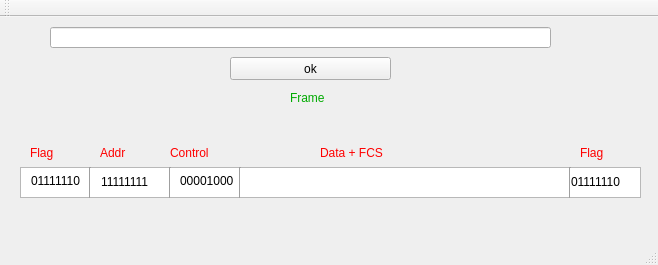
<?xml version="1.0" encoding="UTF-8"?>
<ui version="4.0">
 <class>MainWindow</class>
 <widget class="QMainWindow" name="MainWindow">
  <property name="geometry">
   <rect>
    <x>0</x>
    <y>0</y>
    <width>658</width>
    <height>265</height>
   </rect>
  </property>
  <property name="windowTitle">
   <string>MainWindow</string>
  </property>
  <widget class="QWidget" name="centralWidget">
   <widget class="QLineEdit" name="lineEdit">
    <property name="geometry">
     <rect>
      <x>50</x>
      <y>10</y>
      <width>501</width>
      <height>21</height>
     </rect>
    </property>
   </widget>
   <widget class="QPushButton" name="pushButton">
    <property name="geometry">
     <rect>
      <x>230</x>
      <y>40</y>
      <width>161</width>
      <height>23</height>
     </rect>
    </property>
    <property name="text">
     <string>ok</string>
    </property>
   </widget>
   <widget class="QLabel" name="label">
    <property name="geometry">
     <rect>
      <x>290</x>
      <y>70</y>
      <width>71</width>
      <height>21</height>
     </rect>
    </property>
    <property name="styleSheet">
     <string notr="true">font: 16pt &quot;MS Shell Dlg 2&quot;;
color: rgb(0, 170, 0);</string>
    </property>
    <property name="text">
     <string>Frame</string>
    </property>
   </widget>
   <widget class="QLabel" name="label_2">
    <property name="geometry">
     <rect>
      <x>250</x>
      <y>150</y>
      <width>321</width>
      <height>31</height>
     </rect>
    </property>
    <property name="text">
     <string/>
    </property>
   </widget>
   <widget class="QGraphicsView" name="graphicsView">
    <property name="geometry">
     <rect>
      <x>20</x>
      <y>150</y>
      <width>621</width>
      <height>31</height>
     </rect>
    </property>
   </widget>
   <widget class="QLabel" name="label_3">
    <property name="geometry">
     <rect>
      <x>30</x>
      <y>120</y>
      <width>51</width>
      <height>31</height>
     </rect>
    </property>
    <property name="styleSheet">
     <string notr="true">color: rgb(255, 0, 0);
font: 16pt &quot;MS Shell Dlg 2&quot;;</string>
    </property>
    <property name="text">
     <string>Flag</string>
    </property>
   </widget>
   <widget class="Line" name="line_2">
    <property name="geometry">
     <rect>
      <x>160</x>
      <y>150</y>
      <width>20</width>
      <height>31</height>
     </rect>
    </property>
    <property name="orientation">
     <enum>Qt::Vertical</enum>
    </property>
   </widget>
   <widget class="QLabel" name="label_6">
    <property name="geometry">
     <rect>
      <x>100</x>
      <y>120</y>
      <width>51</width>
      <height>31</height>
     </rect>
    </property>
    <property name="styleSheet">
     <string notr="true">color: rgb(255, 0, 0);
font: 16pt &quot;MS Shell Dlg 2&quot;;</string>
    </property>
    <property name="text">
     <string>Addr</string>
    </property>
   </widget>
   <widget class="QLabel" name="label_7">
    <property name="geometry">
     <rect>
      <x>180</x>
      <y>153</y>
      <width>61</width>
      <height>21</height>
     </rect>
    </property>
    <property name="text">
     <string>00001000</string>
    </property>
   </widget>
   <widget class="QLabel" name="label_8">
    <property name="geometry">
     <rect>
      <x>170</x>
      <y>120</y>
      <width>71</width>
      <height>31</height>
     </rect>
    </property>
    <property name="styleSheet">
     <string notr="true">color: rgb(255, 0, 0);
font: 16pt &quot;MS Shell Dlg 2&quot;;</string>
    </property>
    <property name="text">
     <string>Control</string>
    </property>
   </widget>
   <widget class="Line" name="line_3">
    <property name="geometry">
     <rect>
      <x>230</x>
      <y>150</y>
      <width>20</width>
      <height>31</height>
     </rect>
    </property>
    <property name="orientation">
     <enum>Qt::Vertical</enum>
    </property>
   </widget>
   <widget class="Line" name="line_4">
    <property name="geometry">
     <rect>
      <x>560</x>
      <y>150</y>
      <width>20</width>
      <height>31</height>
     </rect>
    </property>
    <property name="orientation">
     <enum>Qt::Vertical</enum>
    </property>
   </widget>
   <widget class="QLabel" name="label_9">
    <property name="geometry">
     <rect>
      <x>580</x>
      <y>120</y>
      <width>51</width>
      <height>31</height>
     </rect>
    </property>
    <property name="styleSheet">
     <string notr="true">color: rgb(255, 0, 0);
font: 16pt &quot;MS Shell Dlg 2&quot;;</string>
    </property>
    <property name="text">
     <string>Flag</string>
    </property>
   </widget>
   <widget class="QLabel" name="label_10">
    <property name="geometry">
     <rect>
      <x>571</x>
      <y>154</y>
      <width>71</width>
      <height>21</height>
     </rect>
    </property>
    <property name="text">
     <string>01111110</string>
    </property>
   </widget>
   <widget class="QLabel" name="label_11">
    <property name="geometry">
     <rect>
      <x>31</x>
      <y>154</y>
      <width>61</width>
      <height>20</height>
     </rect>
    </property>
    <property name="text">
     <string>01111110</string>
    </property>
   </widget>
   <widget class="QLabel" name="label_12">
    <property name="geometry">
     <rect>
      <x>101</x>
      <y>154</y>
      <width>61</width>
      <height>21</height>
     </rect>
    </property>
    <property name="text">
     <string>11111111</string>
    </property>
   </widget>
   <widget class="Line" name="line_5">
    <property name="geometry">
     <rect>
      <x>80</x>
      <y>150</y>
      <width>20</width>
      <height>31</height>
     </rect>
    </property>
    <property name="orientation">
     <enum>Qt::Vertical</enum>
    </property>
   </widget>
   <widget class="QLabel" name="label_13">
    <property name="geometry">
     <rect>
      <x>320</x>
      <y>120</y>
      <width>141</width>
      <height>31</height>
     </rect>
    </property>
    <property name="styleSheet">
     <string notr="true">color: rgb(255, 0, 0);
font: 16pt &quot;MS Shell Dlg 2&quot;;</string>
    </property>
    <property name="text">
     <string>Data + FCS</string>
    </property>
   </widget>
   <zorder>graphicsView</zorder>
   <zorder>lineEdit</zorder>
   <zorder>pushButton</zorder>
   <zorder>label</zorder>
   <zorder>label_2</zorder>
   <zorder>label_3</zorder>
   <zorder>label_4</zorder>
   <zorder>line_2</zorder>
   <zorder>label_6</zorder>
   <zorder>label_7</zorder>
   <zorder>label_8</zorder>
   <zorder>line_3</zorder>
   <zorder>line_4</zorder>
   <zorder>label_9</zorder>
   <zorder>label_10</zorder>
   <zorder>label_11</zorder>
   <zorder>label_12</zorder>
   <zorder>line_5</zorder>
   <zorder>label_13</zorder>
  </widget>
  <widget class="QMenuBar" name="menuBar">
   <property name="geometry">
    <rect>
     <x>0</x>
     <y>0</y>
     <width>658</width>
     <height>21</height>
    </rect>
   </property>
  </widget>
  <widget class="QToolBar" name="mainToolBar">
   <attribute name="toolBarArea">
    <enum>TopToolBarArea</enum>
   </attribute>
   <attribute name="toolBarBreak">
    <bool>false</bool>
   </attribute>
  </widget>
  <widget class="QStatusBar" name="statusBar"/>
 </widget>
 <layoutdefault spacing="6" margin="11"/>
 <resources/>
 <connections/>
</ui>
